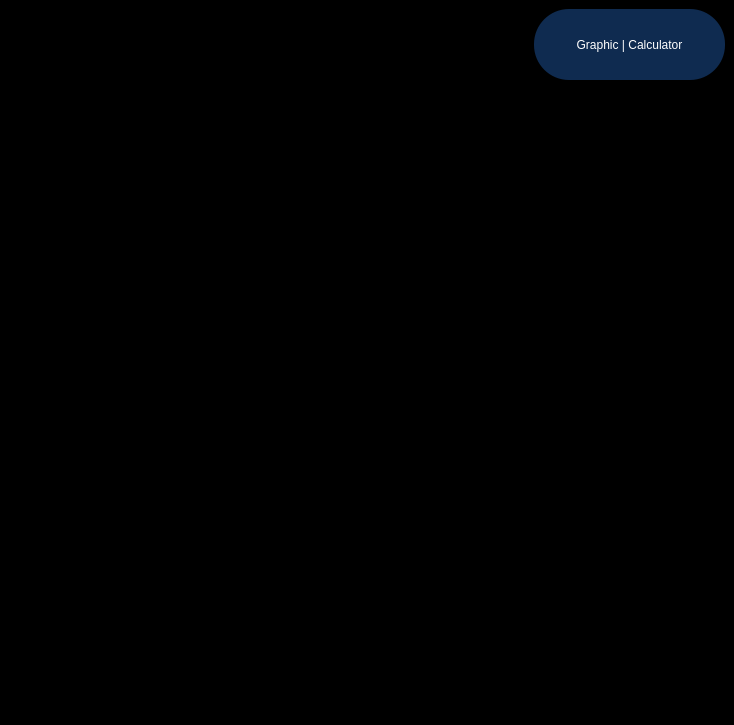
<?xml version="1.0" encoding="UTF-8"?>
<ui version="4.0">
 <class>MainWindow</class>
 <widget class="QMainWindow" name="MainWindow">
  <property name="geometry">
   <rect>
    <x>0</x>
    <y>0</y>
    <width>734</width>
    <height>725</height>
   </rect>
  </property>
  <property name="minimumSize">
   <size>
    <width>734</width>
    <height>725</height>
   </size>
  </property>
  <property name="maximumSize">
   <size>
    <width>734</width>
    <height>725</height>
   </size>
  </property>
  <property name="windowTitle">
   <string>MultyCalculator</string>
  </property>
  <property name="layoutDirection">
   <enum>Qt::LeftToRight</enum>
  </property>
  <property name="styleSheet">
   <string notr="true">background-color:rgb(0, 0, 0)</string>
  </property>
  <widget class="QWidget" name="centralwidget">
   <property name="minimumSize">
    <size>
     <width>734</width>
     <height>666</height>
    </size>
   </property>
   <property name="maximumSize">
    <size>
     <width>734</width>
     <height>666</height>
    </size>
   </property>
   <property name="styleSheet">
    <string notr="true"/>
   </property>
   <layout class="QVBoxLayout" name="verticalLayout">
    <item>
     <widget class="QPushButton" name="graphic_button">
      <property name="minimumSize">
       <size>
        <width>191</width>
        <height>71</height>
       </size>
      </property>
      <property name="maximumSize">
       <size>
        <width>191</width>
        <height>16777215</height>
       </size>
      </property>
      <property name="layoutDirection">
       <enum>Qt::RightToLeft</enum>
      </property>
      <property name="styleSheet">
       <string notr="true">QPushButton{
font: 75 12pt &quot;MS Shell Dlg 2&quot;;
background-color: #0f2b50;
	border: 0px;
    border-radius: 35px;
    border-style: outset;
color: white
}
QPushButton:pressed{
background-color: #091c34;
color: #6d6d6d
}</string>
      </property>
      <property name="text">
       <string>Graphic | Calculator</string>
      </property>
     </widget>
    </item>
    <item>
     <widget class="PlotWidget" name="plot_graph">
      <property name="styleSheet">
       <string notr="true">border: 1px solid black;</string>
      </property>
     </widget>
    </item>
   </layout>
  </widget>
  <widget class="QMenuBar" name="menubar">
   <property name="geometry">
    <rect>
     <x>0</x>
     <y>0</y>
     <width>734</width>
     <height>21</height>
    </rect>
   </property>
  </widget>
  <widget class="QStatusBar" name="statusbar"/>
 </widget>
 <customwidgets>
  <customwidget>
   <class>PlotWidget</class>
   <extends>QGraphicsView</extends>
   <header>pyqtgraph</header>
  </customwidget>
 </customwidgets>
 <resources/>
 <connections/>
</ui>
